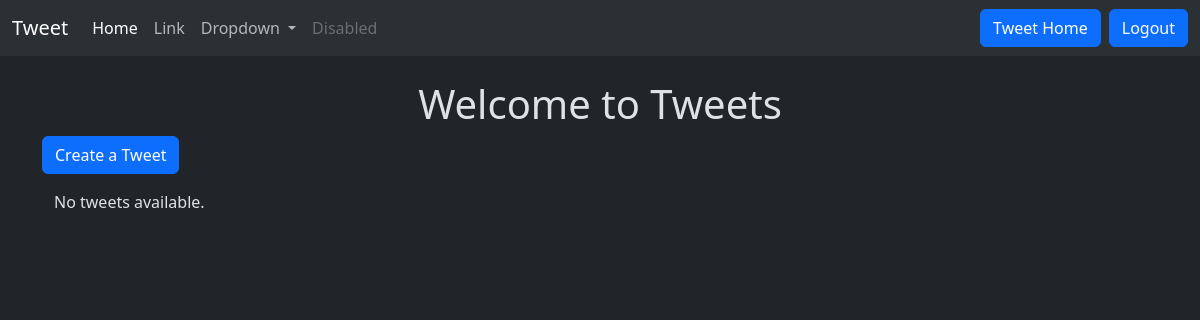
The page /tweet/ (signed in) on the database as committed earlier.
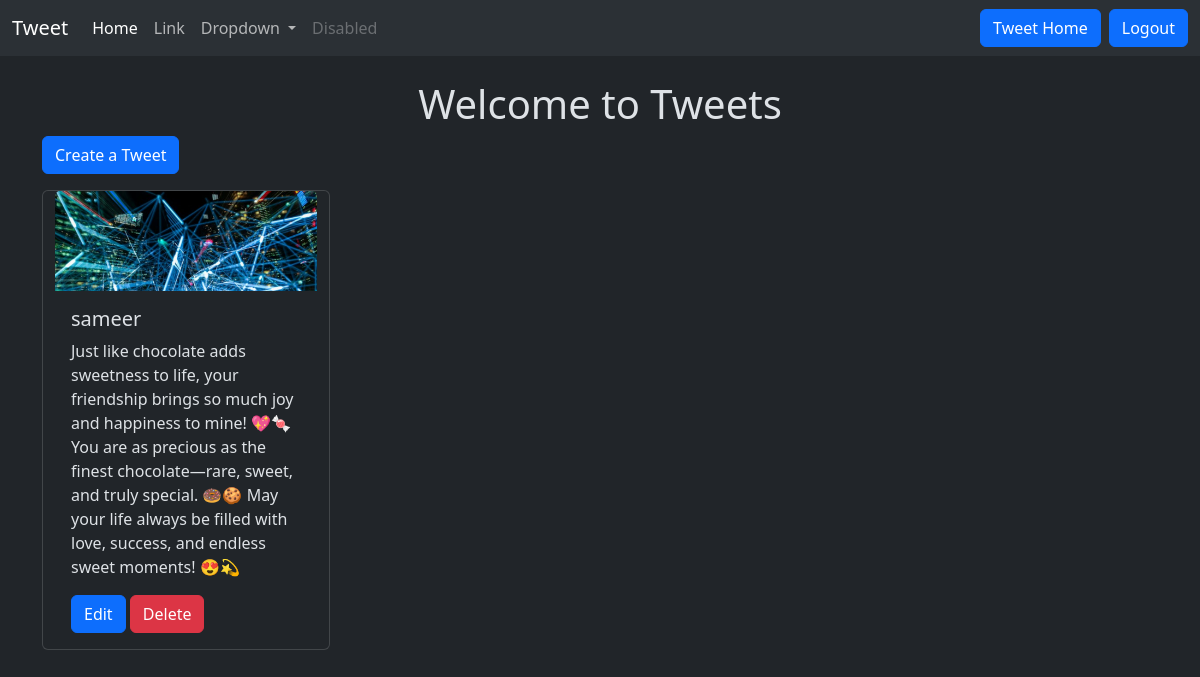
The same page on the database as committed later.
### tweet/models.py (models this page shows, shortened)
class Tweet(models.Model):
    user = models.ForeignKey(User, on_delete=models.CASCADE)
    text = models.TextField(max_length=400)
    photo = models.ImageField(upload_to='photos/', null=True, blank=True)
    created_at = models.DateTimeField(auto_now_add=True)
    updated_at = models.DateTimeField(auto_now=True)

### tweet/views.py (the view)
# urls.py: path('', views.tweet_list, name='tweet_list'),
def tweet_list(request):
    tweets = Tweet.objects.all()
    return render(request, 'tweet_list.html', {'tweets': tweets})

### tweet/templates/tweet_list.html (shortened to what this page needs)
{% extends "layout.html" %}
{% block content %}
<h1 class="text-center mt-4">Welcome to Tweets</h1>
<a class="btn btn-primary mb-3" href="{% url 'tweet_create' %}">Create a Tweet</a>
<div class="container row gap-3">
  {% for tweet in tweets %}
  <div class="card" style="width: 18rem">
    {% if tweet.photo %}
      <img src="{{ tweet.photo.url }}" class="card-img-top" alt="Tweet Image" />
    {% endif %}
    <div class="card-body">
      <h5 class="card-title">{{ tweet.user.username }}</h5>
      <p class="card-text">{{ tweet.text }}</p>
      {% if tweet.user == user %}
      <a href="{% url 'tweet_edit' tweet.id %}" class="btn btn-primary">Edit</a>
      <a href="{% url 'tweet_delete' tweet.id %}" class="btn btn-danger">Delete</a>
      {% endif %}
    </div>
  </div>
  {% empty %}
  <p>No tweets available.</p>
  {% endfor %}
</div>
{% endblock %}

Rows that differ between the two databases and show on the page:
added Tweet: photo (picture), user.username "sameer", text "Just like chocolate adds sweetness to life, your friendship brings so much joy and happiness to mine! 💖🍬 You are as precious as the finest chocolate—rare, sweet, and truly special. 🍩🍪 May your life always be filled with love, success, and endless sweet moments! 😍💫", shows "Edit"
Other text that changed with them:
text no longer shown: "No tweets available."
